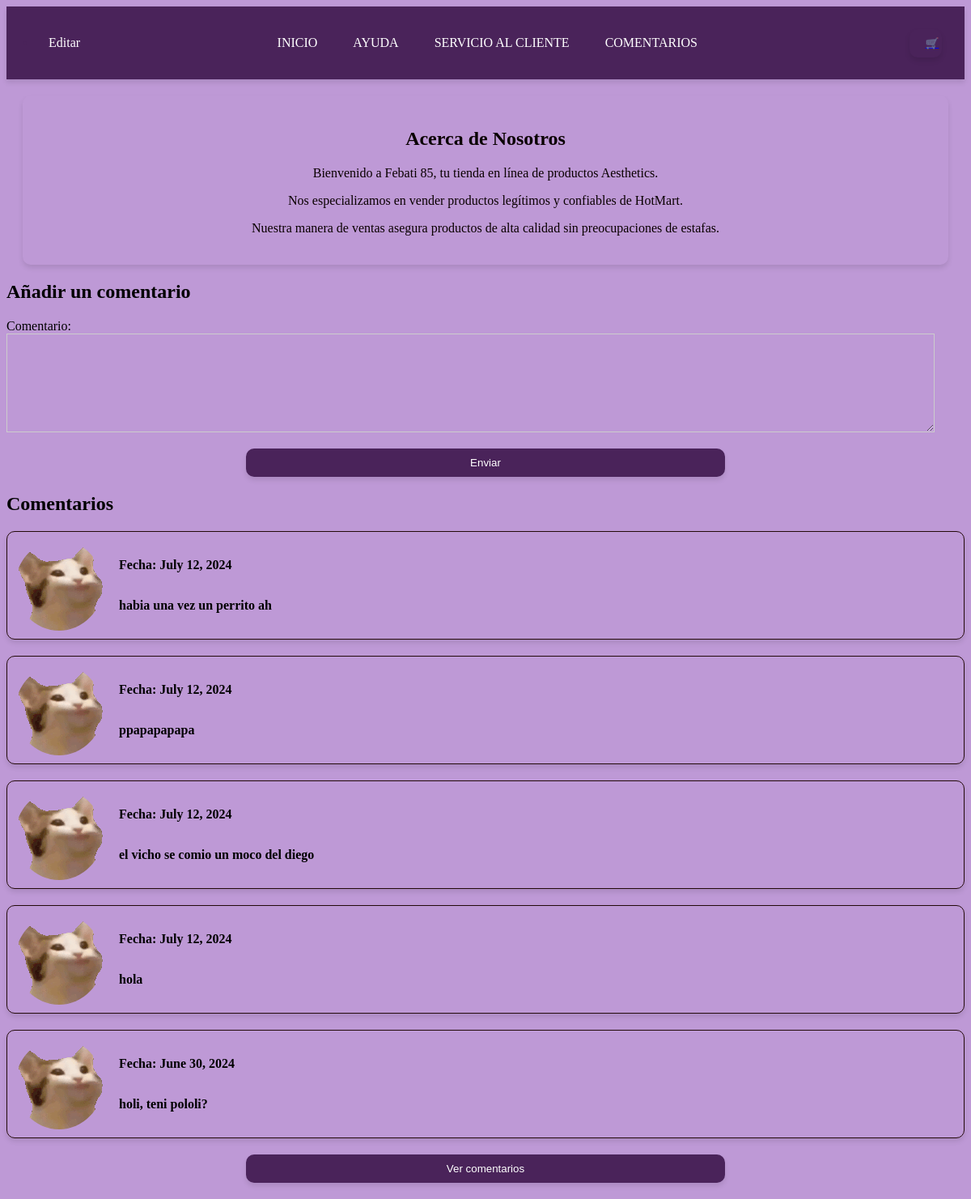
/CS/, run on the app's committed database.
### Febati_APP_85/models.py (models this page shows, shortened)
class Comentar(models.Model):
    comentario = models.CharField(max_length=100, blank=True, null=True)
    fecha = models.DateField(auto_now_add=True)

### Febati_APP_85/views.py (the view)
# urls.py: path('CS/', views.Vista_E_CS_85, name='vista_cs'),
def Vista_E_CS_85(request):
    comentarios = Comentar.objects.all().order_by('-fecha')
    form = ComentarioForm()
    if request.method == 'POST':
        form = ComentarioForm(request.POST)
        if form.is_valid():
            form.save()
            return redirect('vista_cs')
    context = {
        'comentarios': comentarios,
        'form': form,
    }
    return render(request, 'Estructura_CS_85.html', context)

### Febati_APP_85/forms.py
class ComentarioForm(forms.ModelForm):
    class Meta:
        model = Comentar
        fields = ['comentario']
        widgets = {
            'comentario': forms.Textarea(attrs={'cols': 80, 'rows': 5}),
        }

### Febati_APP_85/Templates/Estructura_CS_85.html (shortened to what this page needs)
<!DOCTYPE html>
{% load static %}
<html lang="en">
<head>
    <link rel="stylesheet" href="{% static 'Styles/Diseño_CS_85.css' %}">
</head>
<body>
    <header class="d-flex justify-content-between align-items-center">
        <nav id="PANEL">
            <li><a href="/lista">Editar</a></li>
        </nav>
        <nav id="PANEL">
            <ul>
                <li><a href="{% url 'INICIO' %}">INICIO</a></li>
                <li><a href="{% url 'AYUDA' %}">AYUDA</a></li>
                <li><a href="/SE/">SERVICIO AL CLIENTE</a></li>
                <li><a href="/CS/">COMENTARIOS</a></li>
            </ul>
        </nav>
        <a href="/carrito/"><button type="button" class="btn btn-outline-light">🛒</button></a>
    </header>
    <section id="PRESENTEICHON" style="background-color: #00000000; color: #0a0101;">
        <h2>Acerca de Nosotros</h2>
        <p>Bienvenido a Febati 85, tu tienda en línea de productos Aesthetics.</p>
        <p>Nos especializamos en vender productos legítimos y confiables de HotMart.</p>
        <p>Nuestra manera de ventas asegura productos de alta calidad sin preocupaciones de estafas.</p>
    </section>
    <section id="nuevo-comentario">
        <h2>Añadir un comentario</h2>
        <form method="POST" action="{% url 'vista_cs' %}">
            {{ form.as_p }}
            <button type="submit">Enviar</button>
        </form>
    </section>
    <section id="comentarios">
        <h2>Comentarios</h2>
        <div class="comentarios-lista">
            {% for comentario in comentarios %}
                <div class="user">
                    <img src="{% static 'img/pop-cat.gif' %}" alt="User Image">
                    <div class="user-info">
                        <p><strong>Fecha: {{ comentario.fecha }}</strong></p>
                        <p><strong>{{ comentario.comentario }}</strong></p>
                    </div>
                </div>
            {% endfor %}
        </div>
    </section>
    <div class="container">
        <button id="generateBtn">Ver comentarios</button>
    </div>
</body>
</html>

### Febati_APP_85/static/Styles/Diseño_CS_85.css (style rules this page uses)
header { display: flex; justify-content: space-between; align-items: center; background-color: #4a235a; color: #4a235a; padding: 20px; box-shadow: 0 4px 6px #0000001a; }
body { background-color: #be99d6;; }
button { padding: 10px 20px; background-color: #4a235a; color: #fff; border: none; border-radius: 5px; cursor: pointer; width: 50%; margin: auto; display: block; box-shadow: 0 4px 6px #0000001a; border-radius: 10px; }
nav ul { list-style-type: none; padding: 0; }
nav ul li { display: inline; margin-right: 20px; }
nav ul li a { color: #fff; text-decoration: none; }
#PANEL a { text-decoration: none; color: #ffffff; padding: 5px 10px; border-radius: 5px; transition: background-color 0.3s, color 0.3s; }
.user { display: flex; align-items: center; margin-bottom: 20px; border: 1px solid #230a0a; padding: 10px; box-shadow: 0 4px 6px #0000001a; border-radius: 10px; }
.user img { margin-right: 10px; }
.user-info { display: inline; }
#PRESENTEICHON { background-color: #f0e5f7; color: #000; padding: 20px; text-align: center; box-shadow: 0 4px 6px #0000001a; border-radius: 10px; margin: 20px; }
.comentarios-lista .user { display: flex; align-items: center; margin-bottom: 20px; }
.comentarios-lista .user img { border-radius: 50%; margin-right: 20px; }
.comentarios-lista .user-info { display: flex; flex-direction: column; }
textarea { font-size: 16px; width: 95%; height: 100px; background: transparent; border: 1px solid #ccc; padding: 10px; resize: vertical; }

### data on the page
Comentar: fecha "July 12, 2024", comentario "habia una vez un perrito ah"
Comentar: fecha "July 12, 2024", comentario "ppapapapapa"
Comentar: fecha "July 12, 2024", comentario "el vicho se comio un moco del diego"
Comentar: fecha "July 12, 2024", comentario "hola"
Comentar: fecha "June 30, 2024", comentario "holi, teni pololi?"
